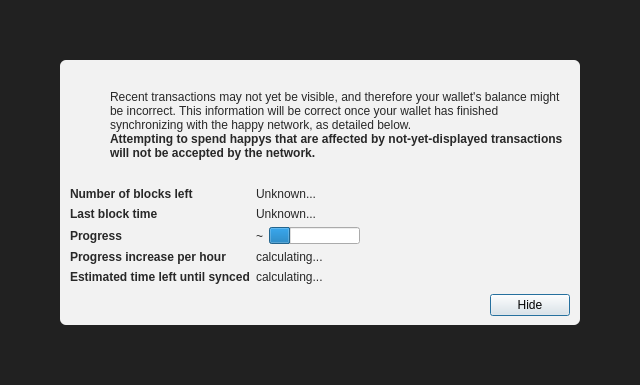
<?xml version="1.0" encoding="UTF-8"?>
<ui version="4.0">
 <class>ModalOverlay</class>
 <widget class="ModalOverlay" name="ModalOverlay">
  <property name="geometry">
   <rect>
    <x>0</x>
    <y>0</y>
    <width>640</width>
    <height>385</height>
   </rect>
  </property>
  <property name="windowTitle">
   <string>Form</string>
  </property>
  <layout class="QVBoxLayout" name="verticalLayout" stretch="0">
   <property name="sizeConstraint">
    <enum>QLayout::SetDefaultConstraint</enum>
   </property>
   <property name="leftMargin">
    <number>0</number>
   </property>
   <property name="topMargin">
    <number>0</number>
   </property>
   <property name="rightMargin">
    <number>0</number>
   </property>
   <property name="bottomMargin">
    <number>0</number>
   </property>
   <item>
    <widget class="QWidget" name="bgWidget" native="true">
     <property name="styleSheet">
      <string notr="true">#bgWidget { background: rgba(0,0,0,220); }</string>
     </property>
     <layout class="QVBoxLayout" name="verticalLayoutMain" stretch="1">
      <property name="leftMargin">
       <number>60</number>
      </property>
      <property name="topMargin">
       <number>60</number>
      </property>
      <property name="rightMargin">
       <number>60</number>
      </property>
      <property name="bottomMargin">
       <number>60</number>
      </property>
      <item>
       <widget class="QWidget" name="contentWidget" native="true">
        <property name="styleSheet">
         <string notr="true">#contentWidget { background: rgba(255,255,255,240); border-radius: 6px; }

QLabel { color: rgb(40,40,40);  }</string>
        </property>
        <layout class="QVBoxLayout" name="verticalLayoutSub" stretch="1,0,0,0">
         <property name="spacing">
          <number>0</number>
         </property>
         <property name="leftMargin">
          <number>10</number>
         </property>
         <property name="topMargin">
          <number>10</number>
         </property>
         <property name="rightMargin">
          <number>10</number>
         </property>
         <property name="bottomMargin">
          <number>10</number>
         </property>
         <item>
          <layout class="QHBoxLayout" name="horizontalLayoutIconText" stretch="0,1">
           <property name="topMargin">
            <number>20</number>
           </property>
           <item>
            <layout class="QVBoxLayout" name="verticalLayoutIcon">
             <property name="leftMargin">
              <number>0</number>
             </property>
             <item>
              <widget class="QPushButton" name="warningIcon">
               <property name="enabled">
                <bool>false</bool>
               </property>
               <property name="text">
                <string/>
               </property>
               <property name="icon">
                <iconset>
                 <normaloff>:/icons/warning</normaloff>
                 <disabledoff>:/icons/warning</disabledoff>:/icons/warning</iconset>
               </property>
               <property name="iconSize">
                <size>
                 <width>48</width>
                 <height>48</height>
                </size>
               </property>
               <property name="flat">
                <bool>true</bool>
               </property>
              </widget>
             </item>
             <item>
              <spacer name="verticalSpacerWarningIcon">
               <property name="orientation">
                <enum>Qt::Vertical</enum>
               </property>
               <property name="sizeHint" stdset="0">
                <size>
                 <width>20</width>
                 <height>40</height>
                </size>
               </property>
              </spacer>
             </item>
            </layout>
           </item>
           <item>
            <layout class="QVBoxLayout" name="verticalLayoutInfoText">
             <property name="leftMargin">
              <number>0</number>
             </property>
             <property name="topMargin">
              <number>0</number>
             </property>
             <item>
              <widget class="QLabel" name="infoText">
               <property name="text">
                <string>Recent transactions may not yet be visible, and therefore your wallet's balance might be incorrect. This information will be correct once your wallet has finished synchronizing with the happy network, as detailed below.</string>
               </property>
               <property name="textFormat">
                <enum>Qt::RichText</enum>
               </property>
               <property name="wordWrap">
                <bool>true</bool>
               </property>
              </widget>
             </item>
             <item>
              <widget class="QLabel" name="infoTextStrong">
               <property name="font">
                <font>
                 <weight>75</weight>
                 <bold>true</bold>
                </font>
               </property>
               <property name="text">
                <string>Attempting to spend happys that are affected by not-yet-displayed transactions will not be accepted by the network.</string>
               </property>
               <property name="textFormat">
                <enum>Qt::RichText</enum>
               </property>
               <property name="wordWrap">
                <bool>true</bool>
               </property>
              </widget>
             </item>
             <item>
              <spacer name="verticalSpacerInTextSpace">
               <property name="orientation">
                <enum>Qt::Vertical</enum>
               </property>
               <property name="sizeHint" stdset="0">
                <size>
                 <width>20</width>
                 <height>40</height>
                </size>
               </property>
              </spacer>
             </item>
            </layout>
           </item>
          </layout>
         </item>
         <item>
          <spacer name="verticalSpacerAfterText">
           <property name="orientation">
            <enum>Qt::Vertical</enum>
           </property>
           <property name="sizeHint" stdset="0">
            <size>
             <width>20</width>
             <height>40</height>
            </size>
           </property>
          </spacer>
         </item>
         <item>
          <layout class="QFormLayout" name="formLayout">
           <property name="fieldGrowthPolicy">
            <enum>QFormLayout::FieldsStayAtSizeHint</enum>
           </property>
           <property name="horizontalSpacing">
            <number>6</number>
           </property>
           <property name="verticalSpacing">
            <number>6</number>
           </property>
           <property name="topMargin">
            <number>10</number>
           </property>
           <item row="0" column="0">
            <widget class="QLabel" name="labelNumberOfBlocksLeft">
             <property name="font">
              <font>
               <weight>75</weight>
               <bold>true</bold>
              </font>
             </property>
             <property name="text">
              <string>Number of blocks left</string>
             </property>
            </widget>
           </item>
           <item row="0" column="1">
            <widget class="QLabel" name="numberOfBlocksLeft">
             <property name="text">
              <string>Unknown...</string>
             </property>
            </widget>
           </item>
           <item row="1" column="0">
            <widget class="QLabel" name="labelLastBlockTime">
             <property name="font">
              <font>
               <weight>75</weight>
               <bold>true</bold>
              </font>
             </property>
             <property name="text">
              <string>Last block time</string>
             </property>
            </widget>
           </item>
           <item row="1" column="1">
            <widget class="QLabel" name="newestBlockDate">
             <property name="sizePolicy">
              <sizepolicy hsizetype="Maximum" vsizetype="Preferred">
               <horstretch>0</horstretch>
               <verstretch>0</verstretch>
              </sizepolicy>
             </property>
             <property name="text">
              <string>Unknown...</string>
             </property>
            </widget>
           </item>
           <item row="2" column="0">
            <widget class="QLabel" name="labelSyncDone">
             <property name="font">
              <font>
               <weight>75</weight>
               <bold>true</bold>
              </font>
             </property>
             <property name="text">
              <string>Progress</string>
             </property>
            </widget>
           </item>
           <item row="2" column="1">
            <layout class="QHBoxLayout" name="horizontalLayoutSync" stretch="0,1">
             <item>
              <widget class="QLabel" name="percentageProgress">
               <property name="text">
                <string notr="true">~</string>
               </property>
              </widget>
             </item>
             <item>
              <widget class="QProgressBar" name="progressBar">
               <property name="value">
                <number>24</number>
               </property>
               <property name="format">
                <string/>
               </property>
              </widget>
             </item>
            </layout>
           </item>
           <item row="4" column="0">
            <widget class="QLabel" name="labelProgressIncrease">
             <property name="font">
              <font>
               <weight>75</weight>
               <bold>true</bold>
              </font>
             </property>
             <property name="text">
              <string>Progress increase per hour</string>
             </property>
            </widget>
           </item>
           <item row="4" column="1">
            <widget class="QLabel" name="progressIncreasePerH">
             <property name="text">
              <string>calculating...</string>
             </property>
            </widget>
           </item>
           <item row="5" column="0">
            <widget class="QLabel" name="labelEstimatedTimeLeft">
             <property name="font">
              <font>
               <weight>75</weight>
               <bold>true</bold>
              </font>
             </property>
             <property name="text">
              <string>Estimated time left until synced</string>
             </property>
            </widget>
           </item>
           <item row="5" column="1">
            <widget class="QLabel" name="expectedTimeLeft">
             <property name="text">
              <string>calculating...</string>
             </property>
            </widget>
           </item>
          </layout>
         </item>
         <item>
          <layout class="QHBoxLayout" name="horizontalLayoutButtons">
           <property name="leftMargin">
            <number>10</number>
           </property>
           <property name="topMargin">
            <number>10</number>
           </property>
           <item>
            <spacer name="horizontalSpacer">
             <property name="orientation">
              <enum>Qt::Horizontal</enum>
             </property>
             <property name="sizeHint" stdset="0">
              <size>
               <width>40</width>
               <height>20</height>
              </size>
             </property>
            </spacer>
           </item>
           <item>
            <widget class="QPushButton" name="closeButton">
             <property name="text">
              <string>Hide</string>
             </property>
             <property name="focusPolicy">
              <enum>Qt::StrongFocus</enum>
             </property>
             <property name="default">
              <bool>true</bool>
             </property>
            </widget>
           </item>
          </layout>
         </item>
        </layout>
       </widget>
      </item>
     </layout>
    </widget>
   </item>
  </layout>
 </widget>
 <customwidgets>
  <customwidget>
   <class>ModalOverlay</class>
   <extends>QWidget</extends>
   <header>qt/modaloverlay.h</header>
   <container>1</container>
  </customwidget>
 </customwidgets>
 <resources/>
 <connections/>
</ui>
